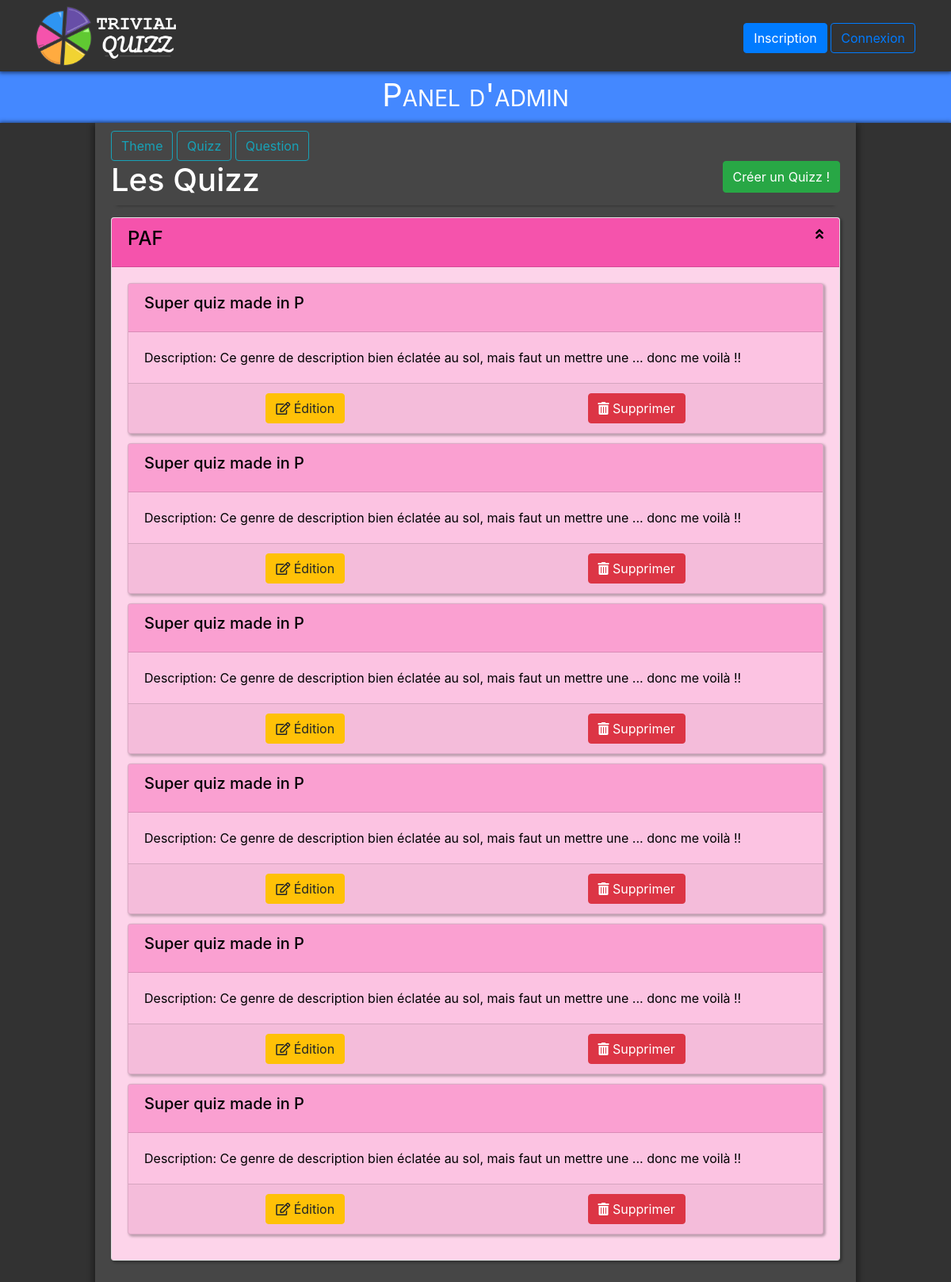
/admin/quizz.php, run on the app's committed database.
### tables this page shows
CREATE TABLE quiz
(
  qui_id INTEGER NOT NULL PRIMARY KEY AUTO_INCREMENT,
  qui_nom VARCHAR(20) NOT NULL,
  qui_desc VARCHAR(200) NOT NULL,
  th_id INTEGER NOT NULL,
  FOREIGN KEY (th_id) REFERENCES theme(th_id)
);

CREATE TABLE theme
(
  th_id INTEGER NOT NULL PRIMARY KEY AUTO_INCREMENT,
  th_nom VARCHAR(50) NOT NULL,
  th_couleur VARCHAR(7) NOT NULL,
  th_description VARCHAR(500),
  th_is_principal BIT(1)
);

### include/functions.php (called while the page is built, shortened)
<?php
  function tryQueryBDD($bdd, $sql)
  {
    try {
      $request = $bdd -> query($sql);
      $result = $request -> fetchAll();
      if(empty($result)) {
        return null;
      }
      else {
        return $result;
      }
    } catch (\Exception $e) {
      return null;
    }
  }
  function loadQuizzFromSQLResult($result)
  {
    $_QUIZZ["id"] = $result["qui_id"];
    $_QUIZZ["nom"] = $result["qui_nom"];
    $_QUIZZ["desc"] = $result["qui_desc"];
    $_QUIZZ["id_theme"] = $result["th_id"];
    return $_QUIZZ;
  }
  function loadThemeFromSQLResult($result)
  {
    $_THEME["id"] = $result["th_id"];
    $_THEME["nom"] = $result["th_nom"];
    $_THEME["desc"] = $result["th_description"];
    $_THEME["couleur"] = $result["th_couleur"];
    $_THEME["is_Principal"] = $result["th_is_principal"];
    return $_THEME;
  }
  function tabFormat($data, $fonction){
    for($i = 0; $i<count($data); $i++)
    {
      $temp = $fonction($data[$i]);
      $id = $temp["id"];
      $_DATA["$id"] = $temp;
    }
    return $_DATA;
  }
        function getAllThemesInfos($bdd)
        {
          $data = tryQueryBDD($bdd, "SELECT * FROM theme");
          return tabFormat($data, "loadThemeFromSQLResult");
        }
        function getAllQuizzesInfos($bdd)
        {
          $data = tryQueryBDD($bdd, "SELECT * FROM quiz ORDER BY th_id");
          return tabFormat($data, "loadQuizzFromSQLResult");
        }
?>

### admin/quizz.php (the view, shortened to what this page needs)
<?php
  require_once "../include/liaisonbdd.php";
  require_once "../include/functions.php";
  $_THEMES = getAllThemesInfos($bdd);
  $_QUIZZES = getAllQuizzesInfos($bdd);
  $messagePasDeQuizz = "Il n'y a encore aucun Quiz de créé. Appuyez sur le bouton ajouter pour remédier à ce grave problème ! :)";
?>
<!doctype html>
<html lang="fr">
<head>
  <link rel="stylesheet" href="../css/cards.css" />
  <link rel="stylesheet" href="../css/modal.css" />
</head>
<body>
  <?php require_once "../include/navbar.php"?>
  <div class="bandeau-principal fond-bleu">
    Panel d'admin
  </div>
  <div class="cadre-global">
    <div class="cadre-central">
      <?php include "include/admin-navbar.php"?>
      <div>
        <div class="titre1">
          <h1>Les Quizz</h1>
          <button id="boutonCreerQuizz" type="button" class="btn btn-success button-open-modal" data-toggle="modal" data-target="#modalCreationQuizz">
            Créer un Quizz !
          </button>
        </div>
        <div id="containerListQuizz">
          <?php
            if ($_QUIZZES == null)
            {
              echo $messagePasDeQuizz;
            }
            else
            {
              $id_previousTheme = -1;
              foreach ($_QUIZZES as $_QUIZZ)
              {
                if($_QUIZZ['id_theme'] != $id_previousTheme){
                  $id_previousTheme = $_QUIZZ['id_theme'];
                  ?>
                    <div class="card">
                      <?php $color = $_THEMES["$id_previousTheme"]["couleur"]; ?>
                      <div onclick="collapseOrShow(<?= $id_previousTheme ?>)" class="d-flex justify-content-between card-header" style="background-color: <?= $color ?>;">
                        <h4><?= $_THEMES["$id_previousTheme"]["nom"] ?></h4>
                        <i id="cardQuizzSymbolN<?= $id_previousTheme ?>" class="fas fa-angle-double-up"></i>
                      </div>
                      <div id="cardQuizzOfThemeN<?= $id_previousTheme ?>" class="card-body" style="background: <?= $color?>40;">
                        <div class="card-columns-sm card-columns">
                  <?php
                }
                ?>
                <div class="card" id="quizzN<?= $_QUIZZ["id"] ?>" style="background-color: <?= $color ?>20">
                  <div class="card-header" style="background-color: <?= $color ?>50">
                    <div class="card-title">
                      <h5><?= $_QUIZZ["nom"] ?></h5>
                    </div>
                  </div>
                  <div class="card-body">
                    <div>Description: <?= $_QUIZZ["desc"] ?></div>
                  </div>
                  <div class="card-footer d-flex justify-content-around">
                    <a href="quizz-edit.php?id=<?= $_QUIZZ["id"] ?>">
                      <button type="button" class="btn btn-warning">
                        <i class="far fa-edit"></i>
                        Édition
                      </button>
                    </a>
                    <button id="suppressionQuizzN<?= $_QUIZZ["id"] ?>" type="button" class="btn btn-danger">
                      <i class="fas fa-trash-alt" style="color: #ffffff;"></i>
                      Supprimer
                    </button>
                  </div>
                </div>
              <?php
              }
            }
          ?>
        </div>
      </div>
    </div>
  </div>
</body>
</html>

### css/style-base.css (style rules this page uses)
:root { --navbar-height: 90px; }
.bandeau-principal { height: 65px; text-align: center; justify-content: center; align-items: center; font-size: 40px; font-variant: small-caps; }
.fond-bleu { background-color: #48f; color: white; }
html { margin-top: var(--navbar-height); }
.cadre-global { box-shadow: 0px 0px 5px 1px rgba(0, 0, 0, .55); display: flex; width: auto; justify-content: center; background-color: rgb(50,50,50); min-height: calc(100vh - 1.7*var(--navbar-height)); }
body { background-color: rgb(50,50,50) !important; }
.cadre-central { box-shadow: 2px 5px 6px 3px rgba(0, 0, 0, .2), -2px 5px 6px 3px rgba(0, 0, 0, .2); width: 60%; height: 100%; padding: 10px 20px 15px 20px; background-color: rgb(70,70,70); color: white; min-height: calc(100vh - 1.7*var(--navbar-height)); }
.titre1, .titre2 { display: flex; flex-flow: row nowrap; justify-content: space-between; }
.titre1 { font-size: 2.5rem; box-shadow: 0px 7px 4px -7px rgba(0,0,0,.4); margin-bottom: 15px; }
.button-open-modal { height: 2.5em; }
a { text-decoration: none !important; }
@media (min-width: 801px) and (max-width: 1200px) { .cadre-central { width: 80% !important; } }
@media (min-width: 801px) and (max-width: 1200px) { .titre1 { font-size: 2rem; } }

### css/cards.css (style rules this page uses)
.card-columns { width: 100% !important; }
.card-columns-sm { column-count: 2 !important; }
@media (max-width: 1400px) { .card-columns { column-count: 1 !important; } }
.card { min-width: 100%; margin-bottom: 25px; box-shadow: 2px 2px 3px 1px rgba(0, 0, 0, .25); color: black !important; }
@media (min-width: 1001px) and (max-width: 1400px) { .card-columns { column-count: 2; } }

### data on the page
quiz: th.th_nom "PAF", qui_nom "Super quiz made in P", qui_desc "Ce genre de description bien éclatée au sol, mais faut un mettre une ... donc me voilà !!"
quiz: qui_nom "Super quiz made in P", qui_desc "Ce genre de description bien éclatée au sol, mais faut un mettre une ... donc me voilà !!"
quiz: qui_nom "Super quiz made in P", qui_desc "Ce genre de description bien éclatée au sol, mais faut un mettre une ... donc me voilà !!"
quiz: qui_nom "Super quiz made in P", qui_desc "Ce genre de description bien éclatée au sol, mais faut un mettre une ... donc me voilà !!"
quiz: qui_nom "Super quiz made in P", qui_desc "Ce genre de description bien éclatée au sol, mais faut un mettre une ... donc me voilà !!"

### other printed values
$_QUIZZ["nom"] "Super quiz made in P"
$_QUIZZ["desc"] "Ce genre de description bien éclatée au sol, mais faut un mettre une ... donc me voilà !!"
